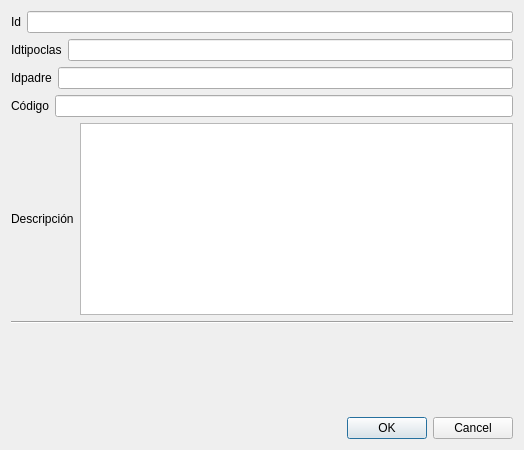
<?xml version="1.0" encoding="UTF-8"?>
<ui version="4.0">
 <class>ClasificacionDialogClass</class>
 <widget class="DataDialog" name="ClasificacionDialogClass">
  <property name="geometry">
   <rect>
    <x>0</x>
    <y>0</y>
    <width>524</width>
    <height>450</height>
   </rect>
  </property>
  <property name="windowTitle">
   <string>Datos de clasificación</string>
  </property>
  <layout class="QVBoxLayout" name="verticalLayout">
   <item>
    <layout class="QHBoxLayout" name="horizontalLayout">
     <item>
      <widget class="QLabel" name="label">
       <property name="text">
        <string>Id</string>
       </property>
      </widget>
     </item>
     <item>
      <widget class="QLineEdit" name="lineEdit"/>
     </item>
    </layout>
   </item>
   <item>
    <layout class="QHBoxLayout" name="horizontalLayout_2">
     <item>
      <widget class="QLabel" name="label_2">
       <property name="text">
        <string>Idtipoclas</string>
       </property>
      </widget>
     </item>
     <item>
      <widget class="QLineEdit" name="lineEdit_2"/>
     </item>
    </layout>
   </item>
   <item>
    <layout class="QHBoxLayout" name="horizontalLayout_3">
     <item>
      <widget class="QLabel" name="label_3">
       <property name="text">
        <string>Idpadre</string>
       </property>
      </widget>
     </item>
     <item>
      <widget class="QLineEdit" name="lineEdit_3"/>
     </item>
    </layout>
   </item>
   <item>
    <layout class="QHBoxLayout" name="horizontalLayout_4">
     <item>
      <widget class="QLabel" name="label_4">
       <property name="text">
        <string>Código</string>
       </property>
      </widget>
     </item>
     <item>
      <widget class="QLineEdit" name="lineEdit_4"/>
     </item>
    </layout>
   </item>
   <item>
    <layout class="QHBoxLayout" name="horizontalLayout_5">
     <item>
      <widget class="QLabel" name="label_5">
       <property name="text">
        <string>Descripción</string>
       </property>
      </widget>
     </item>
     <item>
      <widget class="QTextEdit" name="textEdit"/>
     </item>
    </layout>
   </item>
   <item>
    <widget class="Line" name="line">
     <property name="orientation">
      <enum>Qt::Horizontal</enum>
     </property>
    </widget>
   </item>
   <item>
    <spacer name="verticalSpacer">
     <property name="orientation">
      <enum>Qt::Vertical</enum>
     </property>
     <property name="sizeHint" stdset="0">
      <size>
       <width>20</width>
       <height>54</height>
      </size>
     </property>
    </spacer>
   </item>
   <item>
    <widget class="QDialogButtonBox" name="buttonBox">
     <property name="orientation">
      <enum>Qt::Horizontal</enum>
     </property>
     <property name="standardButtons">
      <set>QDialogButtonBox::Cancel|QDialogButtonBox::Ok</set>
     </property>
    </widget>
   </item>
  </layout>
 </widget>
 <customwidgets>
  <customwidget>
   <class>DataDialog</class>
   <extends>QDialog</extends>
   <header>ts.h</header>
   <container>1</container>
  </customwidget>
 </customwidgets>
 <resources/>
 <connections>
  <connection>
   <sender>buttonBox</sender>
   <signal>accepted()</signal>
   <receiver>ClasificacionDialogClass</receiver>
   <slot>accept()</slot>
   <hints>
    <hint type="sourcelabel">
     <x>248</x>
     <y>254</y>
    </hint>
    <hint type="destinationlabel">
     <x>157</x>
     <y>274</y>
    </hint>
   </hints>
  </connection>
  <connection>
   <sender>buttonBox</sender>
   <signal>rejected()</signal>
   <receiver>ClasificacionDialogClass</receiver>
   <slot>reject()</slot>
   <hints>
    <hint type="sourcelabel">
     <x>316</x>
     <y>260</y>
    </hint>
    <hint type="destinationlabel">
     <x>286</x>
     <y>274</y>
    </hint>
   </hints>
  </connection>
 </connections>
</ui>
